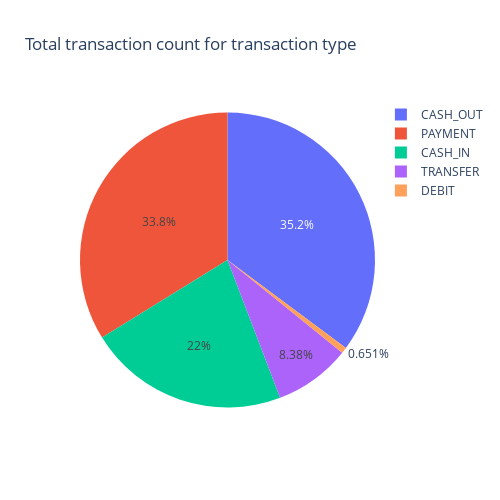

This figure's notebook cell:
### Code cell
fig = px.pie(df_type, names='transaction_type',values = 'total_count',title = 'Total transaction count for transaction type')
fig.update_layout(width=500, height=500) 
fig.show()

### Figure 1 — Plotly figure (JSON) as saved in the notebook; plotly's stock layout.template omitted (floating-point values rounded to 4 significant figures)
{"data": [{"domain": {"x": [0, 1], "y": [0, 1]}, "hovertemplate": "transaction_type=%{label}<br>total_count=%{value}<extra></extra>", "labels": ["CASH_IN", "CASH_OUT", "DEBIT", "PAYMENT", "TRANSFER"], "legendgroup": "", "name": "", "showlegend": true, "type": "pie", "values": [1399284, 2237500, 41432, 2151495, 532909]}], "layout": {"height": 500, "legend": {"tracegroupgap": 0}, "title": {"text": "Total transaction count for transaction type"}, "width": 500}}
